Frame 1 (no input): blank canvas, image omitted
Frame 60 (no input): blank canvas, image omitted
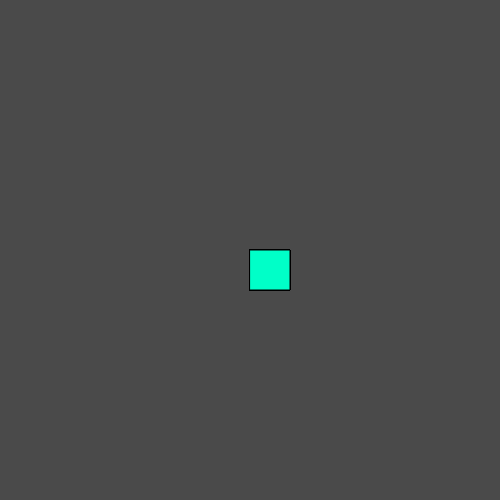
Frame 120 (the mouse pressed at the canvas centre since frame 60)

The p5.js sketch whose frames 1 and 60 were blank and that drew this single picture after the mouse press (run headless with seeded random() and noise() and a simulated clock; from frame 60 on, the mouse is pressed at the canvas centre):

// p5.js sketch
// ── sketch.js
function setup() {
  createCanvas(500, 500);
  background(74)
}


function draw() {
  if (mouseIsPressed) {
    fill(0, 900, 200);
    square(mouseX, mouseY, 40);
  }
}

function mouseClicked() {
  fill(200, 75, 250);
  square(mouseX, mouseY, 100)
}
